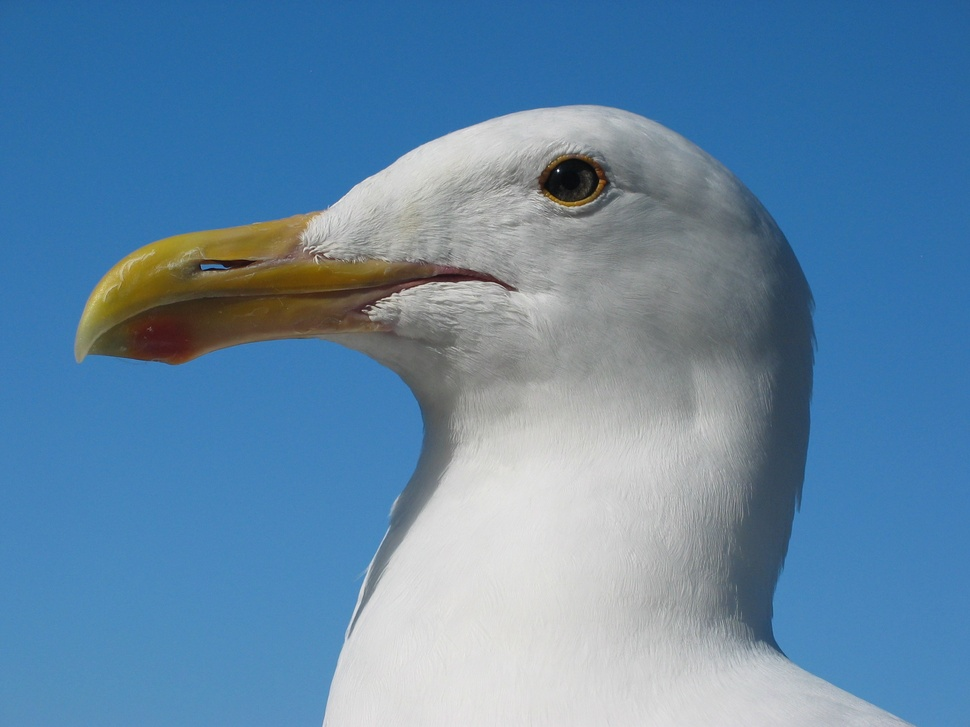
#> input picture img.jpg, 970 x 727 px, shrunk from 2272 x 1704 before the run; its folder holds only this picture in this run
$ python -i hole_detection.py   (imports and definitions only)
#> lines starting #> are read from the running program, lines starting #| are printed output that depends on the picture
#> further down, picture is the input picture: shape (727, 970, 3); mean B, G, R 166.6, 134.5, 97.1
import cv2

p1 = 100
p2 = 17
blur = 5
dp = 1
minDist = 150
minR = 0
maxR = 100

def hough(image):

    global p1, p2, blur, dp, minDist, minR, maxR

    try :
        img = image.copy()

        imgGray = cv2.cvtColor(img, cv2.COLOR_BGR2GRAY)
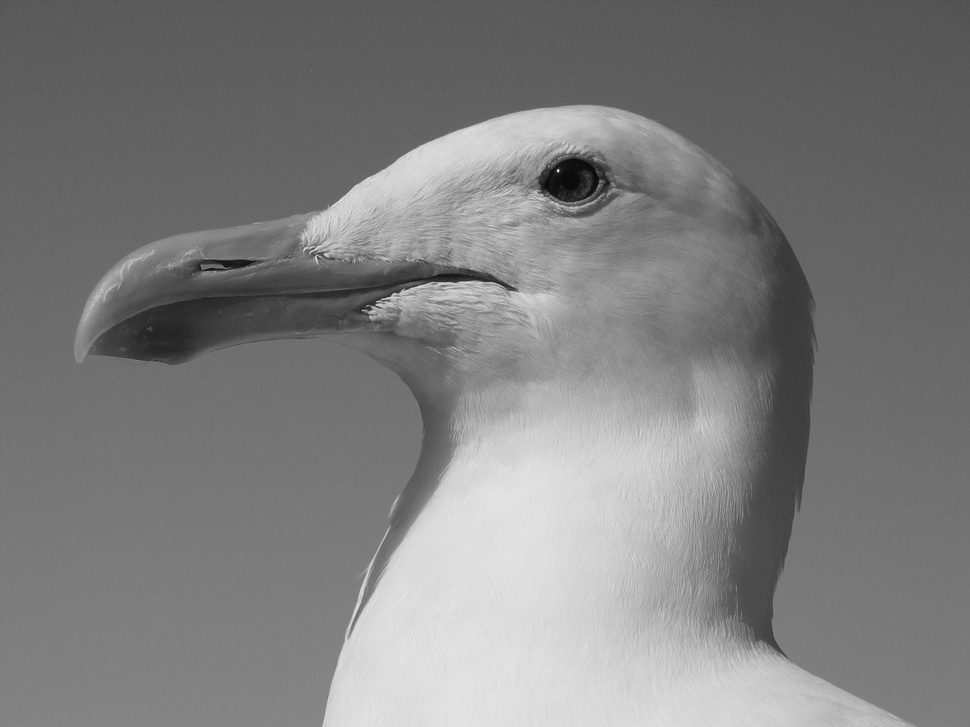
#> imgGray: shape (727, 970); min 7, max 255, mean 127

        imgGray = cv2.medianBlur(imgGray, blur)

        circles = cv2.HoughCircles(imgGray, cv2.HOUGH_GRADIENT, dp, minDist,
                                    param1=p1,param2=p2,minRadius=minR,maxRadius=maxR)
#> circles = [[573.5, 184.5, 26.8], [180.5, 338.5, 99.4], [451.5, 372.5, 99.4], [390.5, 227.5, 80.3]]
        if circles is None:
            return None

        return circles[0,:,:2]

    except Exception as e:
        print(e)

>>> import cv2
>>> picture = cv2.imread('../img.jpg')
>>> result = hough(picture)
#> result = [[573.5, 184.5], [180.5, 338.5], [451.5, 372.5], [390.5, 227.5]]

$ run again, on Cleaned.png
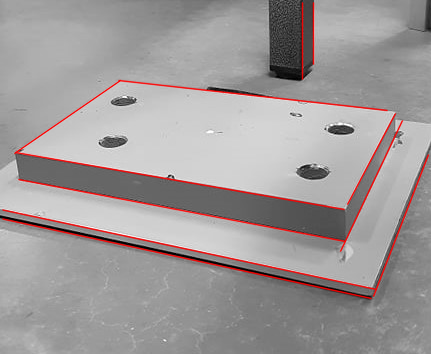
#> input picture Cleaned.png, 431 x 354 px
#> picture is the input picture: shape (354, 431, 3); mean B, G, R 154.1, 154.1, 159.5
#> in hough, `imgGray = cv2.cvtColor(img, cv2.COLOR_BGR2GRAY)`:
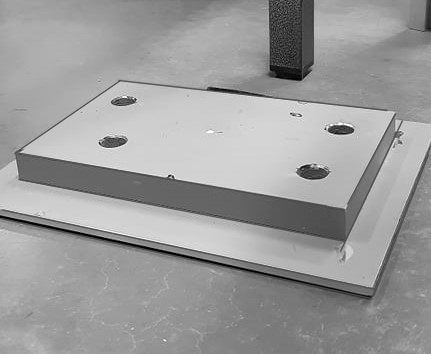
#> imgGray: shape (354, 431); min 0, max 255, mean 155.7
#> circles = [[155.5, 164.5, 89.4], [336.5, 178.5, 73.6]]
#> result = [[155.5, 164.5], [336.5, 178.5]]
